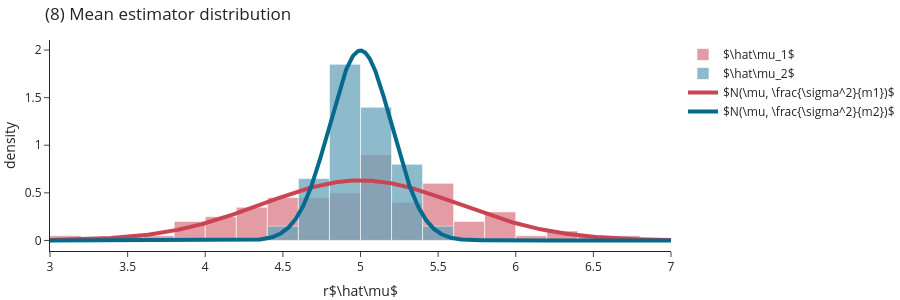

Notebook code for this chart:
### Markdown cell above
Sometimes we are able to state more than just some momente of an estimator, but rather describe the entire distribution. In the case of Gaussian distributions, for $X\sim\mathcal{N}\left(\mu,\sigma^2\right)$, the distribution of the empirical mean estimator is
$$\hat\mu \backsim \mathcal{N}\left(\mu, \frac{\sigma^2}{M}\right)$$

Namely, it is also a normal distribution, centered around the true value of $mu$, with a variance decreasing as the number of samples increases. As $m\rightarrow\infty$ the variance itself going to zero. Let visualize this distribution for different values of $m$. You can imagine that we slice the figure above in two points, and observe the distribution of the calculated estimators at those points.

### Code cell
m1, m2 = 10, 100

mu1 = [np.mean(np.random.normal(mu, sigma, size=m1)) for _ in range(N)]
mu2 = [np.mean(np.random.normal(mu, sigma, size=m2)) for _ in range(N)]


X = np.linspace(3, 7, 1000)
theoretical_dist_m = norm.pdf(X, mu, np.sqrt(sigma**2/m1))
theoretical_dist_M = norm.pdf(X, mu, np.sqrt(sigma**2/m2))

go.Figure([go.Histogram(x=mu1, opacity=0.75, bingroup=1, histnorm='probability density', marker_color="rgb(219,124,134)", name=r'$\hat\mu_1$'),
           go.Histogram(x=mu2, opacity=0.75, bingroup=1, histnorm='probability density', marker_color="rgb(105,165,186)", name=r'$\hat\mu_2$'),
    
           go.Scatter(x=X, y=theoretical_dist_m, mode='lines', line=dict(width=4, color="rgb(204,68,83)"), name=r'$N(\mu, \frac{\sigma^2}{m1})$'),
           go.Scatter(x=X, y=theoretical_dist_M, mode='lines', line=dict(width=4, color="rgb(6,106,141)"), name=r'$N(\mu, \frac{\sigma^2}{m2})$')],
         layout=go.Layout(barmode='overlay',
                          title="(8) Mean estimator distribution", 
                          xaxis_title="r$\hat\mu$", 
                          yaxis_title="density",
                          height=300)).show()

### Figure 1 — Plotly figure (JSON) as saved in the notebook; plotly's stock layout.template omitted (floating-point values rounded to 4 significant figures; data arrays with more than 128 entries replaced by an {"elided": "..."} marker saying what was removed)
{"data": [{"bingroup": "1", "histnorm": "probability density", "marker": {"color": "rgb(219,124,134)"}, "name": "$\\hat\\mu_1$", "opacity": 0.75, "type": "histogram", "x": [5.022, 5.042, 4.944, 5.086, 5.777, 4.996, 5.116, 4.735, 5.247, 4.428, 4.615, 4.819, 4.376, 4.591, 6.777, 5.923, 4.86, 5.839, 5.271, 5.099, 5.382, 5.484, 5.627, 5.025, 4.882, 5.433, 6.316, 3.84, 5.58, 4.184, 4.987, 4.922, 5.419, 3.853, 4.34, 4.549, 4.011, 4.597, 4.976, 5.186, 4.225, 4.782, 5.418, 4.808, 5.177, 4.724, 5.061, 4.681, 4.648, 5.498, 3.79, 5.343, 5.179, 5.381, 5.579, 4.581, 4.35, 5.848, 4.744, 5.213, 4.105, 5.185, 4.802, 3.895, 4.088, 5.069, 5.955, 4.486, 5.014, 3.568, 6.296, 4.135, 4.499, 5.098, 5.032, 5.719, 4.46, 3.123, 5.281, 5.506, 4.39, 4.305, 5.115, 5.825, 5.102, 5.494, 5.493, 5.441, 5.129, 4.575, 5.736, 4.797, 6.0, 5.486, 4.384, 4.647, 3.968, 6.548, 5.332, 5.903]}, {"bingroup": "1", "histnorm": "probability density", "marker": {"color": "rgb(105,165,186)"}, "name": "$\\hat\\mu_2$", "opacity": 0.75, "type": "histogram", "x": [4.966, 5.03, 4.958, 4.92, 4.995, 5.147, 4.885, 4.983, 4.984, 4.987, 4.921, 5.303, 4.622, 4.813, 4.91, 4.776, 5.052, 5.031, 5.157, 5.288, 4.854, 4.643, 4.9, 4.898, 4.868, 4.7, 4.987, 4.925, 4.859, 5.232, 5.263, 5.028, 5.113, 4.867, 4.973, 5.152, 4.996, 4.585, 4.714, 5.215, 5.299, 5.011, 5.127, 5.295, 5.207, 4.824, 4.93, 5.429, 4.916, 5.011, 5.239, 5.016, 4.925, 4.869, 4.872, 5.095, 5.248, 4.973, 5.109, 5.222, 4.741, 5.292, 5.148, 4.631, 5.02, 4.861, 4.753, 4.402, 5.036, 4.813, 5.077, 5.071, 5.013, 5.03, 4.736, 4.774, 5.484, 4.931, 5.299, 5.282, 5.083, 4.838, 4.683, 5.051, 5.077, 4.51, 5.454, 4.759, 5.207, 4.805, 5.029, 4.934, 4.826, 5.016, 5.197, 5.035, 4.995, 4.928, 5.309, 4.76]}, {"line": {"color": "rgb(204,68,83)", "width": 4}, "mode": "lines", "name": "$N(\\mu, \\frac{\\sigma^2}{m1})$", "type": "scatter", "x": {"elided": "1000 float values"}, "y": {"elided": "1000 float values"}}, {"line": {"color": "rgb(6,106,141)", "width": 4}, "mode": "lines", "name": "$N(\\mu, \\frac{\\sigma^2}{m2})$", "type": "scatter", "x": {"elided": "1000 float values"}, "y": {"elided": "1000 float values"}}], "layout": {"barmode": "overlay", "height": 300, "title": {"text": "(8) Mean estimator distribution"}, "xaxis": {"title": {"text": "r$\\hat\\mu$"}}, "yaxis": {"title": {"text": "density"}}}}
